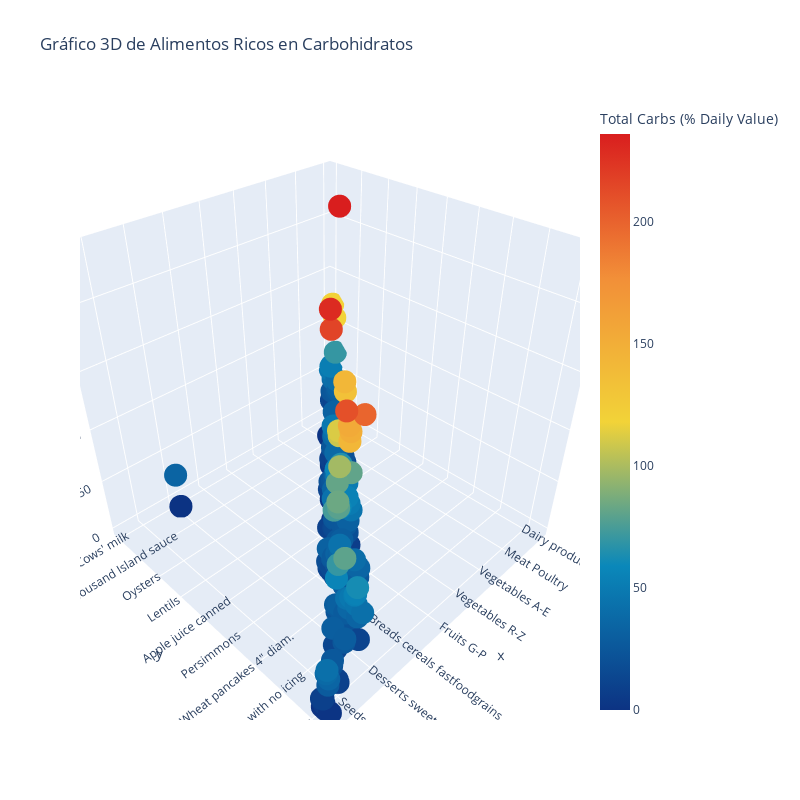

Write notebook code for a chart like this one.
### Markdown cell above
# Gráfico de Dispersión 3D para Alimentos Ricos en Carbohidratos

En esta sección, utilizaremos un gráfico de dispersión 3D para visualizar los alimentos ricos en carbohidratos dentro del conjunto de datos.

## Proceso

1. **Variables Elegidas**:
   - **Eje X**: `Category` (Categoría del alimento).
   - **Eje Y**: `Food` (Nombre del alimento).
   - **Eje Z**: `Carbs` (Contenido de carbohidratos).

2. **Configuración del Gráfico**:
   - Cada marcador representa un alimento.
   - El tamaño y color del marcador reflejan el contenido de carbohidratos.
   - La barra de colores muestra el valor de carbohidratos.

3. **Visualización**:
   - Se crea un gráfico interactivo en 3D usando Plotly para representar alimentos con alto contenido de carbohidratos.

### Code cell
import plotly.graph_objects as go
import plotly.offline as py

# Crear un gráfico 3D de dispersión para alimentos ricos en carbohidratos
trace1 = go.Scatter3d(
    x=nutrients['Category'].values,  # Eje X: Categorías
    y=nutrients['Food'].values,      # Eje Y: Nombres de alimentos
    z=nutrients['Carbs'].values,     # Eje Z: Contenido de carbohidratos
    text=nutrients['Food'].values,   # Información adicional al pasar el ratón
    mode='markers',
    marker=dict(
        sizemode='diameter',
        sizeref=750,  # Escala del tamaño de los marcadores
        color=nutrients['Carbs'].values,  # Colorear según contenido de carbohidratos
        colorscale='Portland',  # Paleta de colores
        colorbar=dict(title='Total Carbs (% Daily Value)'),  # Barra de colores
        line=dict(color='rgb(255, 255, 255)')  # Borde blanco en marcadores
    )
)

# Configurar el diseño del gráfico
data = [trace1]
layout = dict(
    height=800,
    width=800,
    title='Gráfico 3D de Alimentos Ricos en Carbohidratos'
)

# Combinar datos y diseño
fig = dict(data=data, layout=layout)

# Mostrar gráfico interactivo
py.iplot(fig, filename='3DBubble')

### Figure 1 — Plotly figure (JSON) as saved in the notebook; plotly's stock layout.template omitted (floating-point values rounded to 4 significant figures; data arrays with more than 128 entries replaced by an {"elided": "..."} marker saying what was removed)
{"data": [{"marker": {"color": {"elided": "331 float values"}, "colorbar": {"title": {"text": "Total Carbs (% Daily Value)"}}, "colorscale": [[0, "rgb(12,51,131)"], [0.25, "rgb(10,136,186)"], [0.5, "rgb(242,211,56)"], [0.75, "rgb(242,143,56)"], [1, "rgb(217,30,30)"]], "line": {"color": "rgb(255, 255, 255)"}, "sizemode": "diameter", "sizeref": 750}, "mode": "markers", "text": {"elided": "331 str values"}, "type": "scatter3d", "x": {"elided": "331 str values"}, "y": {"elided": "331 str values"}, "z": {"elided": "331 float values"}}], "layout": {"height": 800, "scene": {"aspectmode": "auto", "aspectratio": {"x": 1, "y": 1, "z": 1}}, "title": {"text": "Gráfico 3D de Alimentos Ricos en Carbohidratos"}, "width": 800}}
